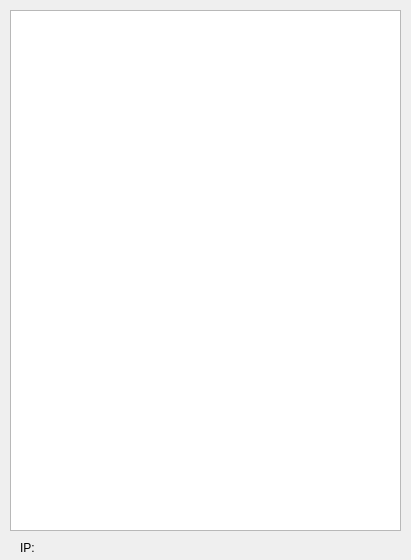
<?xml version="1.0" encoding="UTF-8"?>
<ui version="4.0">
 <class>Dialog</class>
 <widget class="QDialog" name="Dialog">
  <property name="geometry">
   <rect>
    <x>0</x>
    <y>0</y>
    <width>411</width>
    <height>560</height>
   </rect>
  </property>
  <property name="windowTitle">
   <string>Settings</string>
  </property>
  <widget class="QTableView" name="tableView">
   <property name="geometry">
    <rect>
     <x>10</x>
     <y>10</y>
     <width>391</width>
     <height>521</height>
    </rect>
   </property>
  </widget>
  <widget class="QLabel" name="label">
   <property name="geometry">
    <rect>
     <x>20</x>
     <y>540</y>
     <width>381</width>
     <height>16</height>
    </rect>
   </property>
   <property name="text">
    <string>IP:</string>
   </property>
  </widget>
 </widget>
 <resources/>
 <connections/>
</ui>
